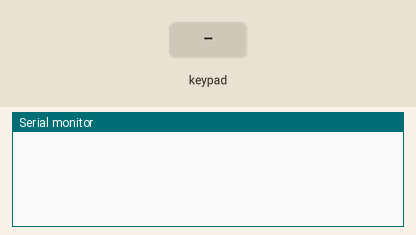
Simulated run of this sketch. Board: ESP32. Parts: the last lines printed to the serial monitor. The test bench sets the inputs (shaded band).

Above: at 1.2 s.
1.3 s: key '1' pressed
At 1.9 s:
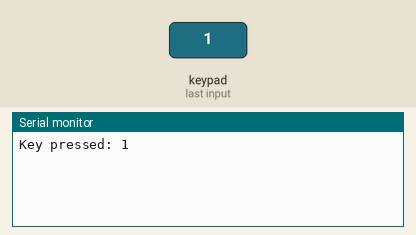
2.8 s: keypad keys 2 7 1 4 1 2 1 3 # pressed 0.4 s apart
At 6.5 s:
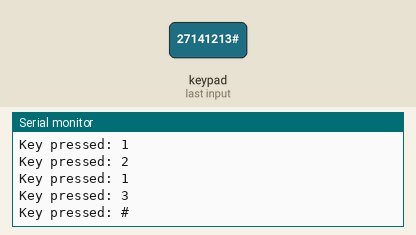
7.9 s: key 'A' pressed
At 9.1 s:
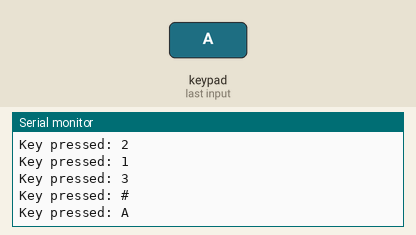
9.4 s: keypad keys 2 7 1 4 1 2 1 3 * pressed 0.4 s apart
At 13.0 s:
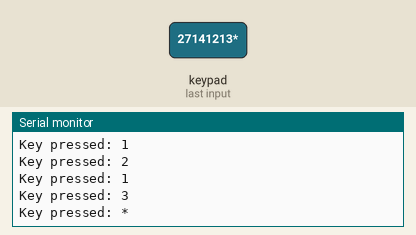
14.5 s: key 'B' pressed
At 15.4 s:
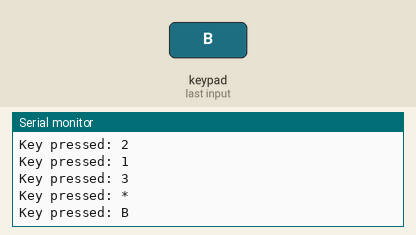
16.0 s: keypad keys 2 7 1 4 1 2 1 3 D pressed 0.4 s apart
At 20.4 s:
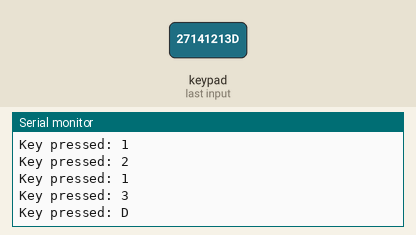
Timing chart, 0 to 21.9 s (numbered marks = the images above; inputs shaded):
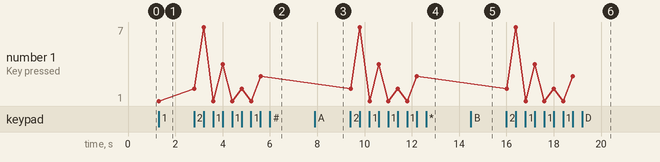

The sketch:

sketch_nov08c.ino
```cpp
#include <Keypad.h>

const byte n_rows = 4;
const byte n_cols = 4;

char keys[n_rows][n_cols] = {
  {'1','2','3','A'},
  {'4','5','6','B'},
  {'7','8','9','C'},
  {'*','0','#','D'}
};

byte colPins[n_rows] = {27, 14, 12, 13};
byte rowPins[n_cols] = {32, 33, 25, 26};

Keypad myKeypad = Keypad( makeKeymap(keys), rowPins, colPins, n_rows, n_cols);

void setup(){
  Serial.begin(115200);
}

void loop(){
  char myKey = myKeypad.getKey();

  if (myKey != NULL){
    Serial.print("Key pressed: ");
    Serial.println(myKey);
  }
}
```

Measured:
- after the input at 1.3 s, the serial monitor: prints a new line at once (image 1)
- after the input at 2.8 s, the serial monitor: prints a new line at once (image 2)
- after the input at 7.9 s, the serial monitor: prints a new line at once (image 3)
- after the input at 9.4 s, the serial monitor: prints a new line at once (image 4)
- after the input at 14.5 s, the serial monitor: prints a new line at once (image 5)
- after the input at 16.0 s, the serial monitor: prints a new line at once (image 6)
- plotted number 1: 1 → 3 after the input at 2.8 s
